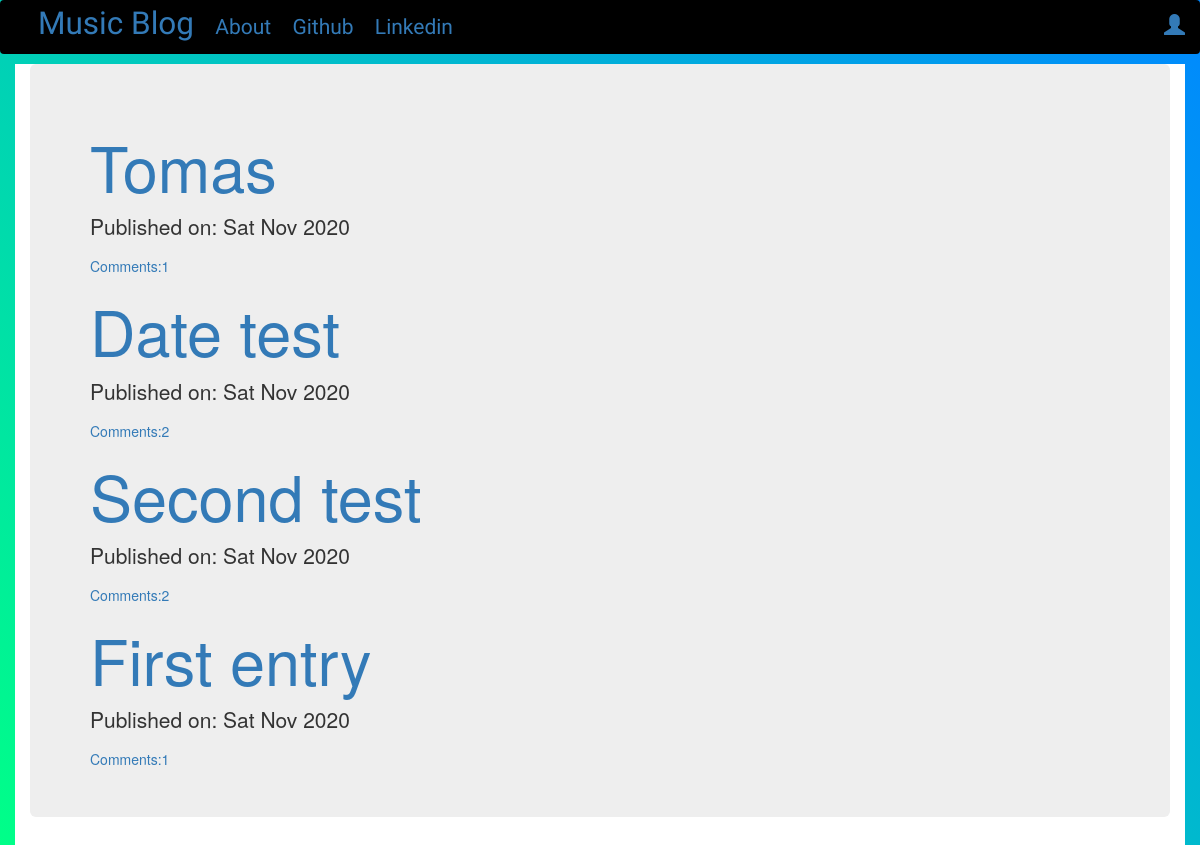
The page / on the database its author committed.
### blog/models.py (models this page shows, shortened)
class Post(models.Model):
    author = models.ForeignKey('auth.User',on_delete=models.CASCADE)
    title = models.CharField(max_length=64)
    text = models.TextField(max_length=128)
    created_date = models.DateTimeField(default=timezone.now)
    published_date = models.DateTimeField(blank=True,null=True)
    def approve_comments(self):
        return self.comments.filter(approved_comment=True)

### blog/views.py (the view)
# urls.py: path('',views.PostListView.as_view(),
class PostListView(ListView):
    model = Post
    def get_queryset(self):
        return Post.objects.filter(published_date__lte=timezone.now()).order_by('-published_date')

### blog/templates/blog/post_list.html
{% extends 'blog/base.html' %}
{% block content %}
<div class="centerstage">
  {% for post in post_list %}
  <div class="post">
    <h1><a href="{% url 'post_detail' pk=post.pk%}">{{post.title}}</a></h1>
    <div class="date">
      <p>Published on: {{post.published_date|date:"D M Y"}}</p>
      </div>
      <a href="{% url 'post_detail' pk=post.pk %}">Comments:{{post.approve_comments.count}}</a>
  </div>
  {% endfor %}
</div>
{% endblock %}

### blog/static/css/blog.css (style rules this page uses)
.centerstage { margin-left: auto; margin-right: auto; }
.loader { filter:hue-rotate(0deg); background:linear-gradient(45deg,#0f8,#08f); animation:hue 10000ms infinite linear; }

### rows shown on the page
Post: title "Tomas", published_date "Sat Nov 2020", approve_comments.count "1"
Post: title "Date test", published_date "Sat Nov 2020", approve_comments.count "2"
Post: title "Second test", published_date "Sat Nov 2020", approve_comments.count "2"
Post: title "First entry", published_date "Sat Nov 2020", approve_comments.count "1"
